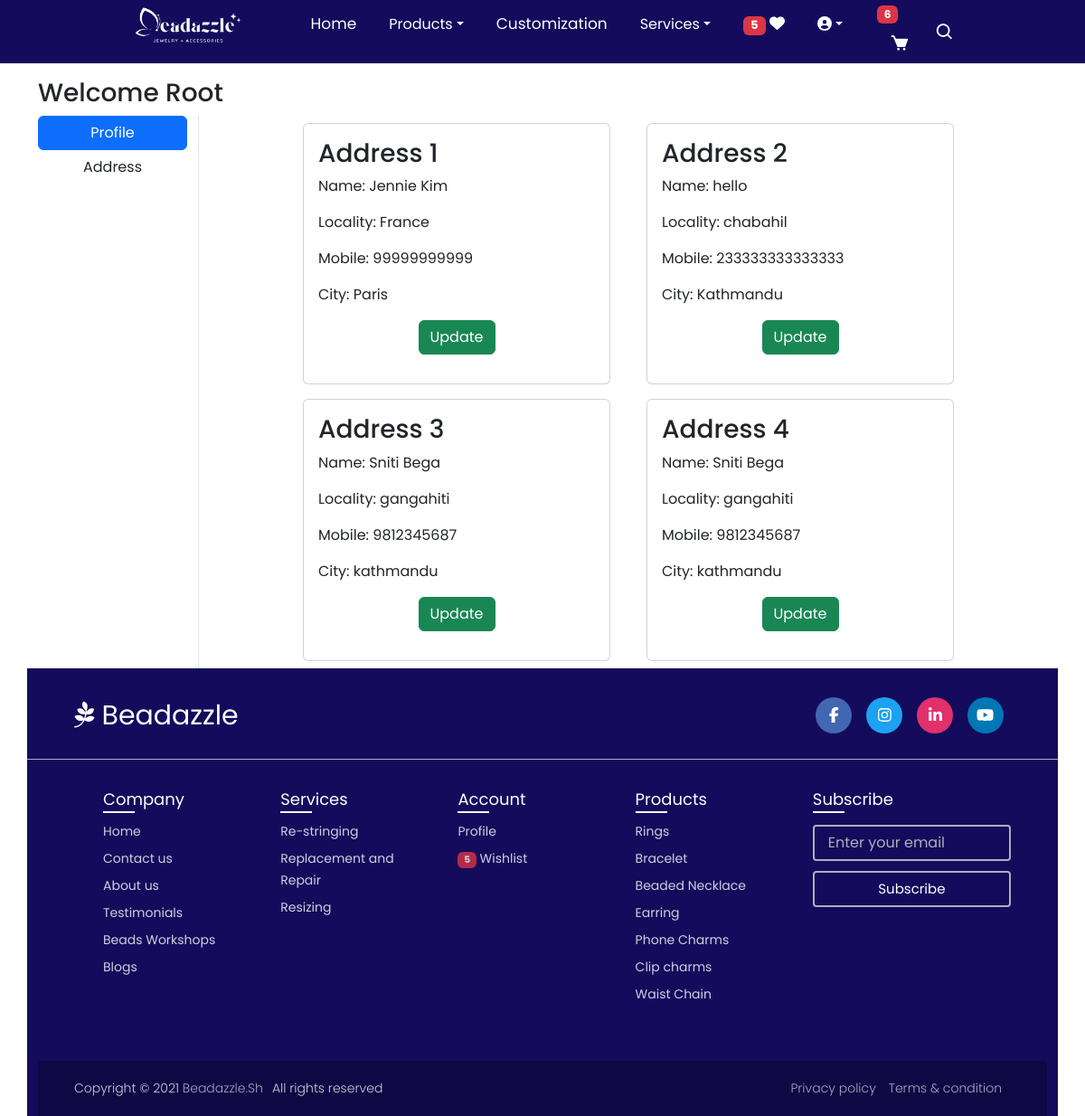
Page /address/ (signed in) on the earlier database version.
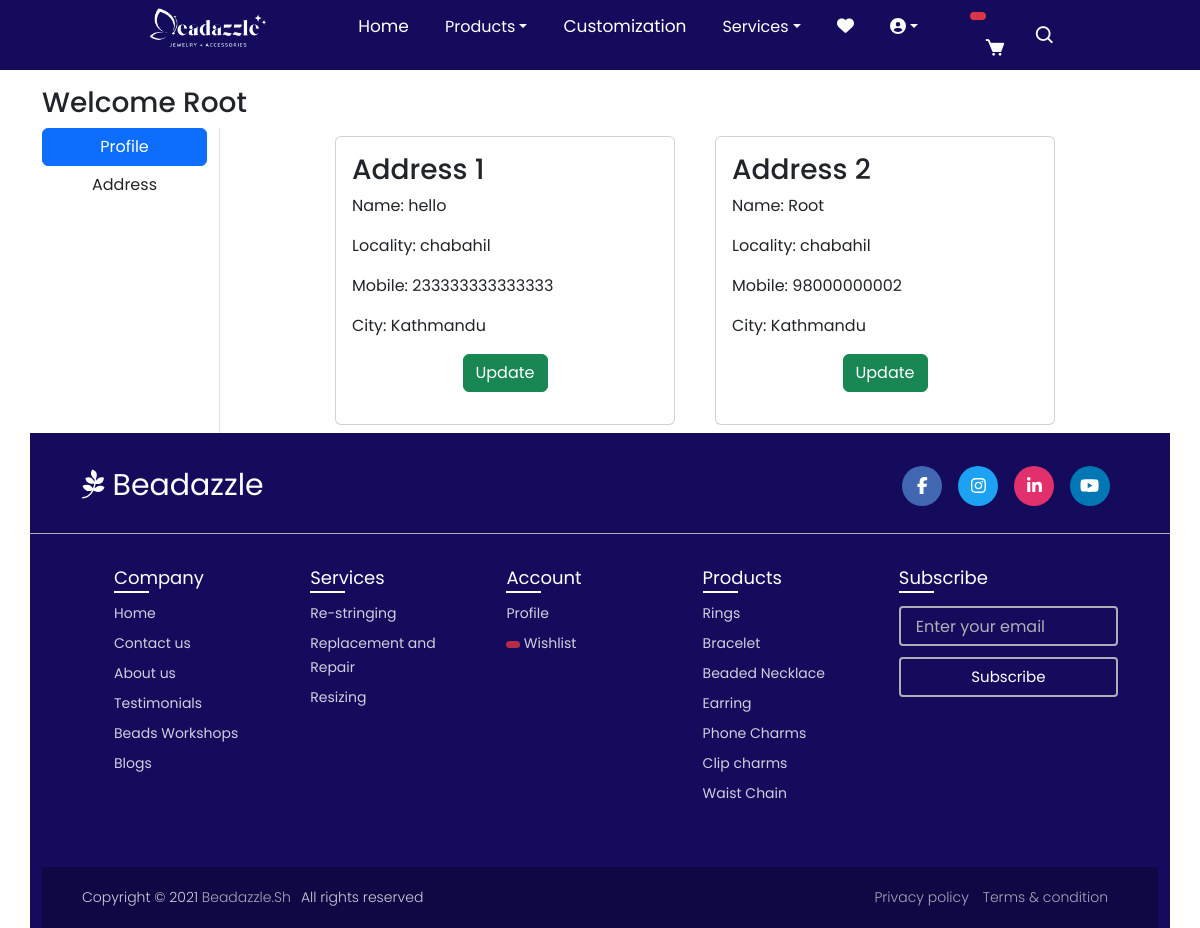
Same page on the later database version.
### beadaz/models.py (models this page shows, shortened)
class Customer(models.Model):
    user = models.ForeignKey(User,on_delete=models.CASCADE)
    name = models.CharField(max_length=200)
    locality = models.CharField(max_length=200)
    city = models.CharField(max_length=50)
    mobile = models.IntegerField(default=0)

### beadaz/views.py (the view)
# urls.py: path('address/', views.address, name='address'),
@login_required
def address(request):
        add = Customer.objects.filter(user=request.user)
        totalitem = 0
        wishitem =  0
        if request.user.is_authenticated:
            totalitem = len(Cart.objects.filter(user=request.user))
            wishitem = len(Wishlist.objects.filter(user=request.user))
        return render(request, 'beadaz/address.html', locals())

### beadaz/templates/beadaz/address.html (shortened to what this page needs)
{% extends "beadaz/base.html" %}
{% load static %}
{% block main-content %}
<div class="container my-5">
    <div class="row">
        <h3>Welcome <span class= "text-capitalize"> {{request.user}} </span> </h3>
        <div class="col-sm-2 border-end">
            <ul class="list-unstyled">
                <li class="d-grid"><a href="{% url "profile" %}" class="btn btn-primary"> Profile </a> </li>
                <li class="d-grid"><a href="{% url "address" %}" class="btn"> Address </a> </li>
            </ul>
        </div>
        <div class="col-sm-8 offset-sm-1">
            <div class="row">
                {% for ad in add %}
                <div class="col-sm-6">
                    <div class="card m-2">
                        <div class="card-body">
                            <h3> Address {{forloop.counter}} </h3>
                            <p> Name: {{ad.name}} </p>
                            <p> Locality: {{ad.locality}} </p>
                            <p> Mobile: {{ad.mobile}} </p>
                            <p>City: {{ad.city}} </p>
                            <p class="text-center"> <a href="{% url "updateAddress" pk=ad.id %}"
                                type= "button" class="btn btn-success"> Update </a> </p>
                        </div>
                    </div>
                </div>
                {% endfor %}
        </div>
    </div>
<br>
<br>
{% endblock main-content %}

Differences in the rows shown:
removed Customer: name "Jennie Kim", locality "France", mobile "99999999999", city "Paris"
removed Customer: name "Sniti Bega", locality "gangahiti", mobile "9812345687", city "kathmandu"
removed Customer: name "Sniti Bega", locality "gangahiti", mobile "9812345687", city "kathmandu"
added Customer: name "Root", locality "chabahil", mobile "98000000002", city "Kathmandu"
Other differences:
{{ wishitem }}: "5" → (not shown)
{{ totalitem }}: "6" → (not shown)
